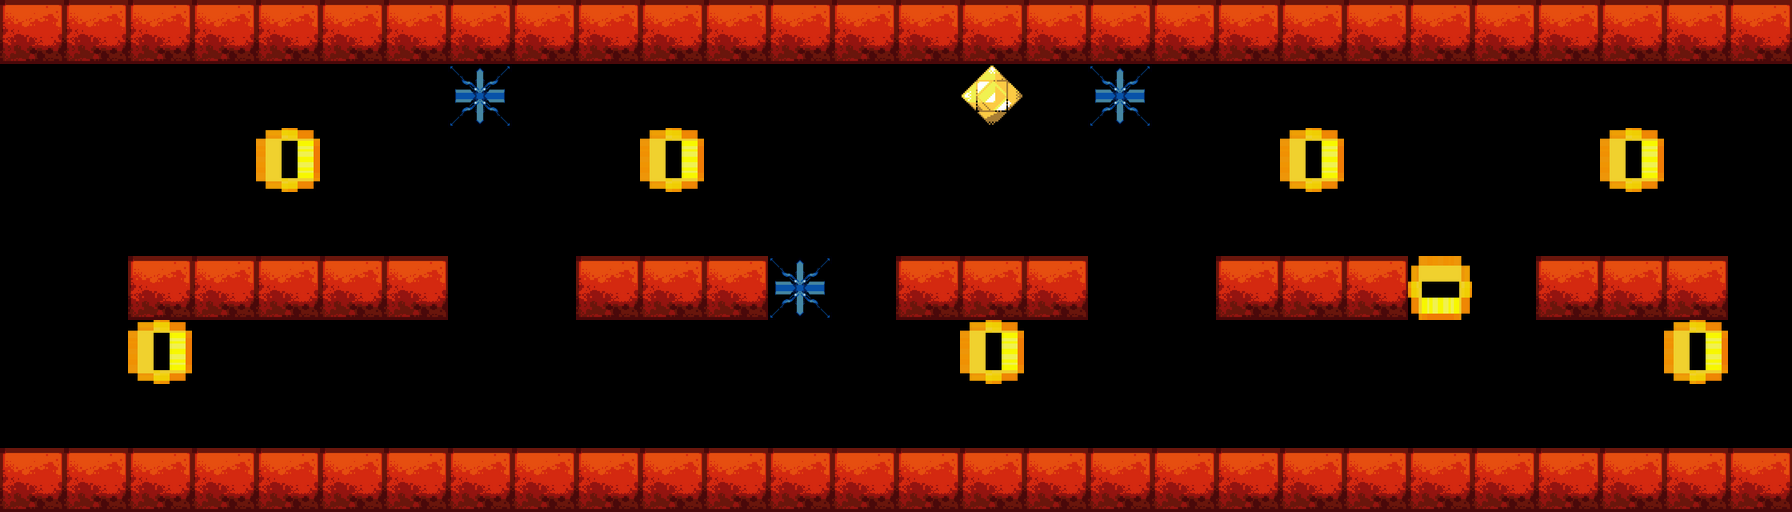

A level layout from a 2D game, rendered from its tile map. Below: a short description, then the map file with its tile-grid data intact:
An orthogonal 28x8 tile map with 64x64 px tiles, 1 tile layer (Tile Layer 1), 9 tilesets.

<map version="1.8" tiledversion="1.8.2" orientation="orthogonal" renderorder="right-down" width="28" height="8" tilewidth="64" tileheight="64" infinite="0" nextlayerid="3" nextobjectid="1">
 <editorsettings>
  <export format="lua" />
 </editorsettings>
 <tileset firstgid="1" source="../buildmap/tileset/START_POINT.tsx" />
 <tileset firstgid="2" source="../buildmap/tileset/GROUND_BLOCK.tsx" />
 <tileset firstgid="3" source="../buildmap/tileset/THORN.tsx" />
 <tileset firstgid="4" source="../buildmap/tileset/dyn_thorn.tsx" />
 <tileset firstgid="5" source="../buildmap/tileset/CHECKPOINT.tsx" />
 <tileset firstgid="6" source="../buildmap/tileset/ring_vertical.tsx" />
 <tileset firstgid="7" source="../buildmap/tileset/ring_horizontal.tsx" />
 <tileset firstgid="8" source="../buildmap/tileset/END_POINT.tsx" />
 <tileset firstgid="9" name="life" tilewidth="64" tileheight="64" tilecount="1" columns="1">
  <image source="../buildmap/tileset/life.png" width="64" height="64" />
 </tileset>
 <layer id="1" name="Tile Layer 1" width="28" height="8">
  <data encoding="csv">
2,2,2,2,2,2,2,2,2,2,2,2,2,2,2,2,2,2,2,2,2,2,2,2,2,2,2,2,
0,0,0,0,0,0,0,4,0,0,0,0,0,0,0,5,0,4,0,0,0,0,0,0,0,0,0,0,
0,0,0,0,6,0,0,0,0,0,6,0,0,0,0,0,0,0,0,0,6,0,0,0,0,6,0,0,
0,0,0,0,0,0,0,0,0,0,0,0,0,0,0,0,0,0,0,0,0,0,0,0,0,0,0,0,
0,0,2,2,2,2,2,0,0,2,2,2,4,0,2,2,2,0,0,2,2,2,7,0,2,2,2,0,
0,0,6,0,0,0,0,0,0,0,0,0,0,0,0,6,0,0,0,0,0,0,0,0,0,0,6,0,
0,0,0,0,0,0,0,0,0,0,0,0,0,0,0,0,0,0,0,0,0,0,0,0,0,0,0,0,
2,2,2,2,2,2,2,2,2,2,2,2,2,2,2,2,2,2,2,2,2,2,2,2,2,2,2,2
</data>
 </layer>
</map>
